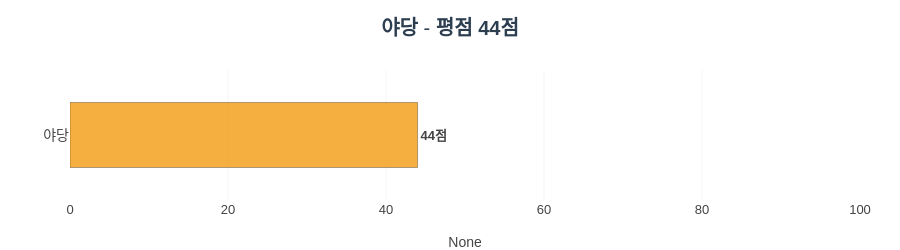
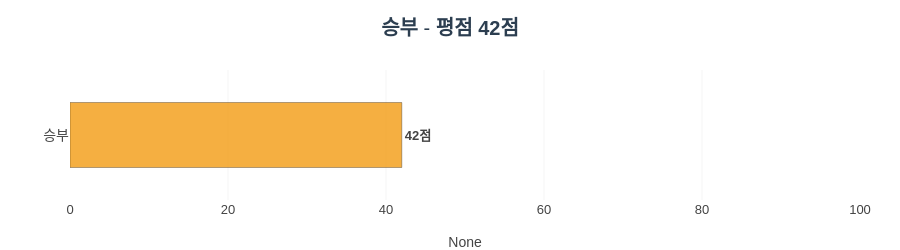
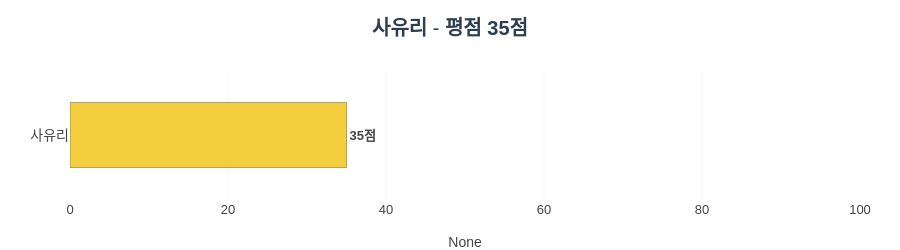
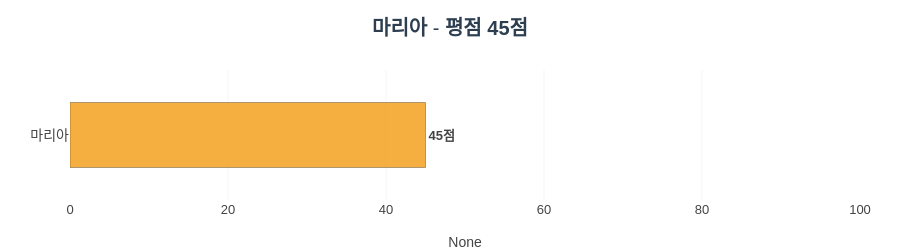

Notebook code for these charts, in order:
### Code cell
import plotly.graph_objects as go
import time

merged_df = pd.merge(df, em_df[['midx', '총점 평균']], on='midx', how='inner')
merged_df['총점 평균'] = merged_df['총점 평균'] 
# 색상 스타일 함수
def get_color(score):
    if score <= 20:
        return 'rgba(231, 76, 60, 0.8)'       # 붉은 계열
    elif score <= 40:
        return 'rgba(241, 196, 15, 0.8)'      # 노란 계열
    elif score <= 60:
        return 'rgba(243, 156, 18, 0.8)'      # 주황 계열
    else:
        return 'rgba(46, 204, 113, 0.8)'      # 연두 계열

# 개별 영화 그래프 반복 출력
for idx, row in merged_df.iterrows():
    title = row['영화 제목']
    score = row['총점 평균']
    color = get_color(score)

    fig = go.Figure(go.Bar(
        y=[title],
        x=[score],
        orientation='h',
        text=[f'<b>{score:.0f}점</b>'],
        textposition='outside',
        marker=dict(
            color=color,
            line=dict(color='rgba(0,0,0,0.3)', width=1)  # 테두리 살짝
        ),
        width=0.5
    ))

    fig.update_layout(
        title=dict(
            text=f'<b>{title}</b> - <b>평점<b> <b>{score:.0f}점</b>',
            font=dict(size=20, color='#2c3e50',family='Malgun Gothic, sans-serif'),
            x=0.5  # 중앙 정렬
        ),
        xaxis=dict(
            range=[0, 100],
            title='None',
            titlefont=dict(size=14),
            tickvals=[0, 20, 40, 60, 80, 100],
            gridcolor='rgba(200,200,200,0.2)',
            zeroline=False
        ),
        yaxis=dict(
            title=None,
            showticklabels=True,
            tickfont=dict(size=14),
        ),
        plot_bgcolor='white',
        paper_bgcolor='white',
        font=dict(family='Malgun Gothic, sans-serif', size=13),
        height=250,
        margin=dict(l=70, r=40, t=70, b=50)
    )

    fig.show()
    time.sleep(0.4)  # Jupyter 노트북에서 자연스럽게 보이게 하기

### Figure 1 — Plotly figure (JSON) as saved in the notebook; plotly's stock layout.template omitted (floating-point values rounded to 4 significant figures)
{"data": [{"marker": {"color": "rgba(243, 156, 18, 0.8)", "line": {"color": "rgba(0,0,0,0.3)", "width": 1}}, "orientation": "h", "text": ["<b>44점</b>"], "textposition": "outside", "type": "bar", "width": 0.5, "x": [44], "y": ["야당"]}], "layout": {"font": {"family": "Malgun Gothic, sans-serif", "size": 13}, "height": 250, "margin": {"b": 50, "l": 70, "r": 40, "t": 70}, "paper_bgcolor": "white", "plot_bgcolor": "white", "title": {"font": {"color": "#2c3e50", "family": "Malgun Gothic, sans-serif", "size": 20}, "text": "<b>야당</b> - <b>평점<b> <b>44점</b>", "x": 0.5}, "xaxis": {"gridcolor": "rgba(200,200,200,0.2)", "range": [0, 100], "tickvals": [0, 20, 40, 60, 80, 100], "title": {"font": {"size": 14}, "text": "None"}, "zeroline": false}, "yaxis": {"showticklabels": true, "tickfont": {"size": 14}, "title": {}}}}

### Figure 2 — Plotly figure (JSON) as saved in the notebook; plotly's stock layout.template omitted (floating-point values rounded to 4 significant figures)
{"data": [{"marker": {"color": "rgba(243, 156, 18, 0.8)", "line": {"color": "rgba(0,0,0,0.3)", "width": 1}}, "orientation": "h", "text": ["<b>42점</b>"], "textposition": "outside", "type": "bar", "width": 0.5, "x": [42], "y": ["승부"]}], "layout": {"font": {"family": "Malgun Gothic, sans-serif", "size": 13}, "height": 250, "margin": {"b": 50, "l": 70, "r": 40, "t": 70}, "paper_bgcolor": "white", "plot_bgcolor": "white", "title": {"font": {"color": "#2c3e50", "family": "Malgun Gothic, sans-serif", "size": 20}, "text": "<b>승부</b> - <b>평점<b> <b>42점</b>", "x": 0.5}, "xaxis": {"gridcolor": "rgba(200,200,200,0.2)", "range": [0, 100], "tickvals": [0, 20, 40, 60, 80, 100], "title": {"font": {"size": 14}, "text": "None"}, "zeroline": false}, "yaxis": {"showticklabels": true, "tickfont": {"size": 14}, "title": {}}}}

### Figure 3 — Plotly figure (JSON) as saved in the notebook; plotly's stock layout.template omitted (floating-point values rounded to 4 significant figures)
{"data": [{"marker": {"color": "rgba(241, 196, 15, 0.8)", "line": {"color": "rgba(0,0,0,0.3)", "width": 1}}, "orientation": "h", "text": ["<b>35점</b>"], "textposition": "outside", "type": "bar", "width": 0.5, "x": [35], "y": ["사유리"]}], "layout": {"font": {"family": "Malgun Gothic, sans-serif", "size": 13}, "height": 250, "margin": {"b": 50, "l": 70, "r": 40, "t": 70}, "paper_bgcolor": "white", "plot_bgcolor": "white", "title": {"font": {"color": "#2c3e50", "family": "Malgun Gothic, sans-serif", "size": 20}, "text": "<b>사유리</b> - <b>평점<b> <b>35점</b>", "x": 0.5}, "xaxis": {"gridcolor": "rgba(200,200,200,0.2)", "range": [0, 100], "tickvals": [0, 20, 40, 60, 80, 100], "title": {"font": {"size": 14}, "text": "None"}, "zeroline": false}, "yaxis": {"showticklabels": true, "tickfont": {"size": 14}, "title": {}}}}

### Figure 4 — Plotly figure (JSON) as saved in the notebook; plotly's stock layout.template omitted (floating-point values rounded to 4 significant figures)
{"data": [{"marker": {"color": "rgba(243, 156, 18, 0.8)", "line": {"color": "rgba(0,0,0,0.3)", "width": 1}}, "orientation": "h", "text": ["<b>45점</b>"], "textposition": "outside", "type": "bar", "width": 0.5, "x": [45], "y": ["마리아"]}], "layout": {"font": {"family": "Malgun Gothic, sans-serif", "size": 13}, "height": 250, "margin": {"b": 50, "l": 70, "r": 40, "t": 70}, "paper_bgcolor": "white", "plot_bgcolor": "white", "title": {"font": {"color": "#2c3e50", "family": "Malgun Gothic, sans-serif", "size": 20}, "text": "<b>마리아</b> - <b>평점<b> <b>45점</b>", "x": 0.5}, "xaxis": {"gridcolor": "rgba(200,200,200,0.2)", "range": [0, 100], "tickvals": [0, 20, 40, 60, 80, 100], "title": {"font": {"size": 14}, "text": "None"}, "zeroline": false}, "yaxis": {"showticklabels": true, "tickfont": {"size": 14}, "title": {}}}}
